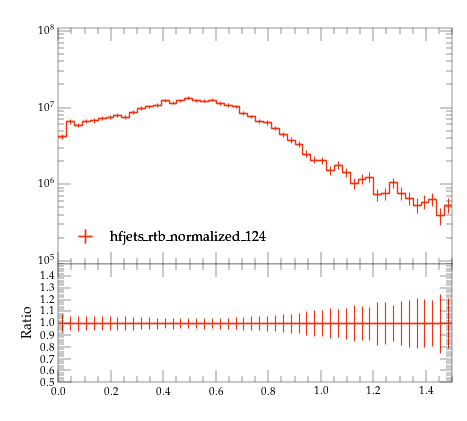

This figure's Python source:
#! /usr/bin/env python

# This Python script was auto-generated using YODA v2.0.2.
# Analysis object: /MC_HFJETS_NOTNORM/ptfracC
# Timestamp: 29-07-2026 (17:28:04)

import matplotlib as mpl
import matplotlib.pyplot as plt
mpl.use('Agg') # comment out for interactive use
import os
import numpy as np

plotDir = os.path.split(os.path.realpath(__file__))[0]
if 'YODA_USER_PLOT_PATH' in globals():
    plot_outdir = globals()['YODA_USER_PLOT_PATH']
else:
    plot_outdir = plotDir

#plot style
plt.style.use(os.path.join(plotDir, '../default.mplstyle'))
# plot metadata
figW, figH = plt.rcParams['figure.figsize']
ax_xLabel = r''
ax_yLabel = r''
ax_title  = r''
ax_xScale = 'linear'
ax_yScale = 'log'
xLims = (0.0, 1.5)
yLims = (90000.0, 110000000.00000001)

# TeX-friendly labels for the legend
labels = {
    'legend' : ([ r"hfjets\_rtb\_normalized\_124" ], r""),
}

# Adjust canvas width and height
canvasW = 10.0
canvasH = 9.0
figW *= canvasW/10.
figH *= canvasH/9.

# Create figure and axis objects
fig, (ax, ratio0_ax) = plt.subplots(2, 1, sharex=True,
                  figsize=(figW,figH), gridspec_kw={'height_ratios': (6.0, 3.0)})

# Set figure margins
plt.subplots_adjust(
    left   = 1.0 * plt.rcParams['figure.subplot.left'],
    right  = 1.0 * plt.rcParams['figure.subplot.right'],
    top    = 1.0 * plt.rcParams['figure.subplot.top'],
    bottom = 1.0 * plt.rcParams['figure.subplot.bottom'])

ratio0_ax.yaxis.set_major_locator(mpl.ticker.MultipleLocator(0.1))
ratio0_ax.set_ylim(0.5, 1.4999)
ratio0_ax.set_ylabel('Ratio')

# the numerical data is stored in a separate file
dataf = dict()
prefix = os.path.split(__file__)[0]
if prefix:    prefix = prefix + '/'
exec(open(prefix+'ptfracC__data.py').read(), dataf)


legend_handles = dict() # keep track of handles for the legend

# style options for curves
# starts at zorder>=5 to draw curve on top of legend
styles = {
  'hfjets_rtb_normalized_124.yoda.gz': {
    'color' : '#EE3311',
    'linestyle' : '-',
    'linewidth' : 1,
    'marker' : 'none',
    'markersize' : 2,
    'capsize' : 0.0,
    'zorder' : 5,
    'histstyle' : 1,
    'drawstyle' : 'steps-pre',
    'xerrorbars' : 1,
    'yerrorbars' : 1,
    'fillcolor' : None,
    'fillopacity' : 1.0,
    'ratio0_linestyle' : '-',
    'ratio0_linewidth' : 1,
    'ratio0_marker' : 'none',
    'ratio0_markersize' : 2,
    'ratio0_capsize' : 0.0,
    'ratio0_zorder' : 5,
    'ratio0_histstyle' : 1,
    'ratio0_drawstyle' : 'steps-pre',
    'ratio0_xerrorbars' : 1,
    'ratio0_yerrorbars' : 1,
  },
}

# curve from input yoda files in main panel
for label, yvals in dataf['yvals'].items():
    if all(np.isnan(v) for v in dataf['yvals'][label]):
        continue
    tmp = None
    if styles[label]['histstyle']: # draw as histogram
        xpos = dataf['xedges'][label] if styles[label]['drawstyle'] else dataf['xpoints'][label]
        ypos = np.insert(yvals, 0, yvals[0]) if styles[label]['drawstyle'] else yvals
        if styles[label]['fillcolor']: # fill area below curve
            ax.fill_between(xpos, ypos, step='pre',
                            color=styles[label]['fillcolor'],
                            alpha=styles[label]['fillopacity'])
        tmp, = ax.plot(xpos, ypos,
                       color=styles[label]['color'],
                       linestyle=styles[label]['linestyle'],
                       linewidth=styles[label]['linewidth'],
                       drawstyle=styles[label]['drawstyle'], solid_joinstyle='miter',
                       zorder=styles[label]['zorder'], label=label)
    tmp = ax.errorbar(dataf['xpoints'][label], yvals,
                      xerr=np.array(dataf['xerrs'][label])*styles[label]['xerrorbars'],
                      yerr=np.array(dataf['yerrs'][label])*styles[label]['yerrorbars'],
                      fmt=styles[label]['marker'], capsize=styles[label]['capsize'],
                      markersize=styles[label]['markersize'],
                      ecolor=styles[label]['color'],
                      color=styles[label]['color'], zorder=styles[label]['zorder'])
    tmp[-1][0].set_linestyle(styles[label]['linestyle'])
    tmp[-1][0].set_linewidth(styles[label]['linewidth'])
    if label in dataf['add_legend_handle']:  legend_handles[label] = tmp
    for varLabel in dataf['variation_yvals'].keys():
        if varLabel.startswith(label):
            tmp, = ax.plot(dataf['xedges'][label], dataf['variation_yvals'][varLabel],
                           color=styles[label]['color'],
                           linestyle=styles[label]['linestyle'],
                           linewidth=styles[label]['linewidth'],
                           drawstyle='steps-pre', solid_joinstyle='miter',
                           zorder=styles[label]['zorder'], alpha=0.5)


# plots on ratio panel
# curve from input yoda files in ratio panel
for label, yvals in dataf['ratio0_yvals'].items():
    if all(np.isnan(v) for v in yvals):
        continue
    if styles[label]['ratio0_histstyle']: # plot as histogram
        xpos = dataf['xedges']['hfjets_rtb_normalized_124.yoda.gz'] if styles[label]['ratio0_drawstyle'] else dataf['xpoints']['hfjets_rtb_normalized_124.yoda.gz']
        ypos = np.insert(yvals, 0, yvals[0]) if styles[label]['ratio0_drawstyle'] else yvals
        ratio0_ax.plot(xpos, ypos,
                       color=styles[label]['color'],
                       linewidth=styles[label]['linewidth'],
                       linestyle=styles[label]['ratio0_linestyle'],
                       drawstyle=styles[label]['ratio0_drawstyle'], zorder=styles[label]['zorder'],
                       solid_joinstyle='miter')
    tmp = ratio0_ax.errorbar(dataf['xpoints']['hfjets_rtb_normalized_124.yoda.gz'], yvals,
                             xerr=np.array(dataf['ref_xerrs'])*styles[label]['ratio0_xerrorbars'],
                             yerr=np.array(dataf['ratio0_yerrs'][label])*styles[label]['ratio0_yerrorbars'],
                             fmt=styles[label]['ratio0_marker'], capsize=styles[label]['ratio0_capsize'],
                             markersize=styles[label]['ratio0_markersize'],
                             ecolor=styles[label]['color'],
                             color=styles[label]['color'])
    tmp[-1][0].set_linestyle(styles[label]['ratio0_linestyle'])
    tmp[-1][0].set_linewidth(styles[label]['ratio0_linewidth'])

    for varlabel in dataf['ratio0_variation_vals'].keys():
        if varlabel.startswith(label):
            ratio0_ax.plot(dataf['xedges']['hfjets_rtb_normalized_124.yoda.gz'],
                            dataf['ratio0_variation_vals'][varlabel],
                            color=styles[label]['color'],
                            linestyle=styles[label]['linestyle'],
                            linewidth=styles[label]['linewidth'],
                            drawstyle='steps-pre', solid_joinstyle='miter',
                            zorder=1, alpha=0.5)

legend_items = list(legend_handles.values())
ax.add_artist(ax.legend(legend_items,
                        labels['legend'][0],
                        title=labels['legend'][1],
                        alignment='left',
                        loc='lower left',
                        bbox_to_anchor=(0.0, 0.03)))

# set plot metadata as defined above
ratio0_ax.set_xlabel(ax_xLabel)
ratio0_ax.xaxis.set_label_coords(1., -0.15)
ax.set_ylabel(ax_yLabel, ha='right', va='top')
ax.yaxis.set_label_coords(-0.11, 1.0)
ax.set_title(ax_title, loc='left')
ax.set_xscale(ax_xScale)
ax.set_yscale(ax_yScale)
ax.set_xlim(xLims)
ax.set_ylim(yLims)

# tick formatting
plt.rcParams['xtick.top'] = True
plt.rcParams['ytick.right'] = True
ax.yaxis.set_major_locator(mpl.ticker.LogLocator(base=10.0, numticks=np.inf))
ax.yaxis.set_minor_locator(mpl.ticker.LogLocator(
                           base=10.0, subs=np.arange(0.1, 1, 0.1), numticks=np.inf))
fig.align_ylabels((ax, ratio0_ax))
plt.savefig(os.path.join(plot_outdir, 'ptfracC.pdf'), format='PDF')
plt.savefig(os.path.join(plot_outdir, 'ptfracC.png'), format='PNG')

plt.close(fig)
